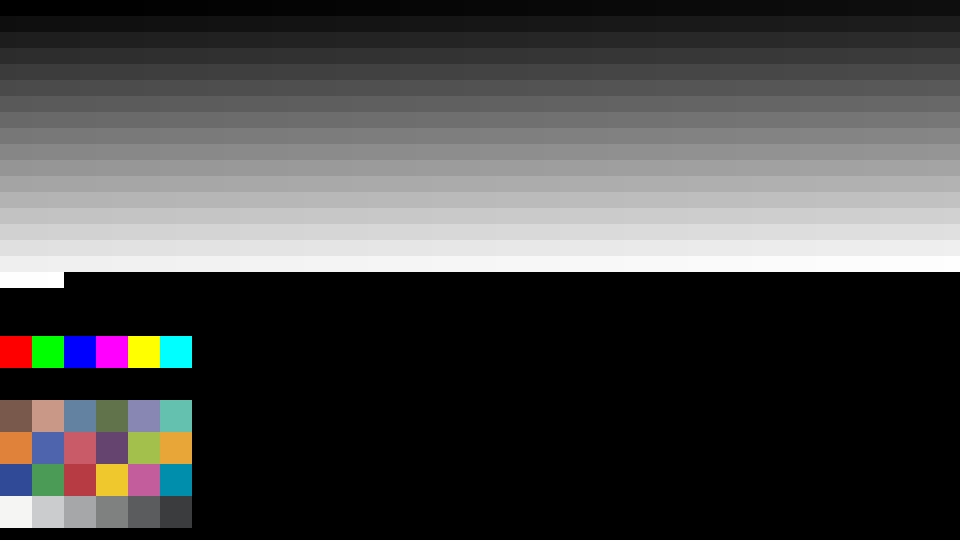
#> input picture 2026/02_ffmpeg_deviation/Codex/img/src_img.png, 1920 x 1080 px (shown at 1/2 size)
$ python utilities.py
#> lines starting #> are read from the running program, lines starting #| are printed output that depends on the picture
# -*- coding: utf-8 -*-

# import standard libraries
import os
import subprocess
from pathlib import Path

# import third-party libraries
import numpy as np
from colour.algebra import vecmul
from scipy import linalg
import cv2

# import my libraries


GRAY_PATCH_SIZE = 32
COLOR_PATCH_SIZE = 64

IMAGE_WIDTH = 1920
IMAGE_HEIGHT = 1080


def img_read(filename):
    """
    OpenCV の BGR 配列が怖いので並べ替えるwrapperを用意。
    """
#> called with filename = './img/src_img.png'
    img = cv2.imread(filename, cv2.IMREAD_ANYDEPTH | cv2.IMREAD_UNCHANGED)
#> img is the input picture: shape (1080, 1920, 3) uint16; mean B, G, R 18464.8, 18576.7, 18683.2
    if img is not None:
        if img.shape[2] == 3:
            return img[:, :, ::-1]
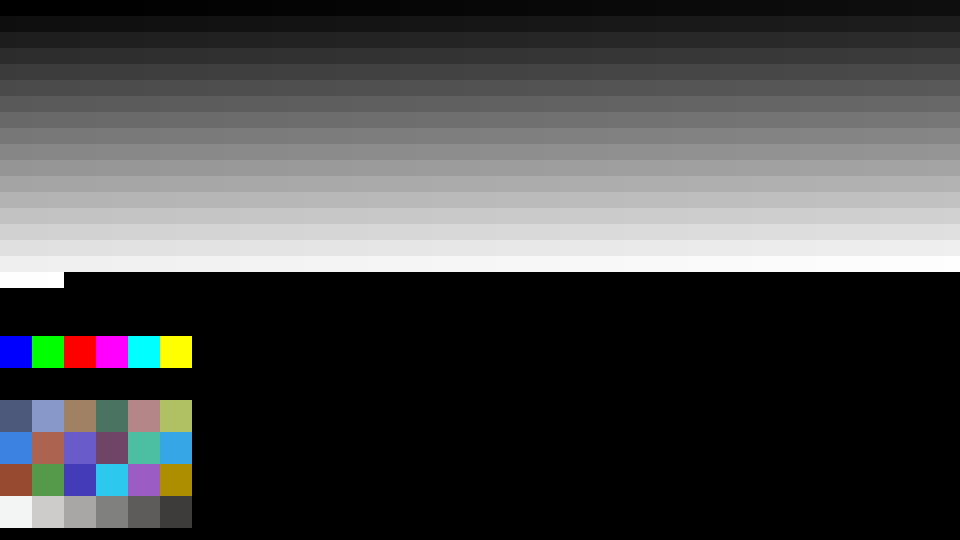
#> returned value: shape (1080, 1920, 3) uint16 (shown at 1/2 size); mean of channels 0, 1, 2 18683.2, 18576.7, 18464.8; drawn with min black and max white
        elif img.shape[2] == 4:
            shape = img.shape
            b, g, r, a = np.dsplit(img, 4)
            return np.dstack((r, g, b, a)).reshape((shape))
        else:
            raise ValueError("not supported img shape for immg_write")
    else:
        return img


def img_read_as_float(filename):
    if not os.path.exists(filename):
        raise ValueError(f"Invalid file name. {filename} is not found.")
    if Path(filename).suffix == ".jxr":
        pass
    else:
        img_int = img_read(filename)
        img_max_value = np.iinfo(img_int.dtype).max
#> img_max_value = 65535
        img_float = img_int / img_max_value

    return img_float


# [21 lines left out: functions calc_color_checker_pattern_block_st_pos, calc_rgbmyc_pattern_block_st_pos, not called in this run]


def calc_block_num_h(width=1920, block_size=64):
    return width // block_size


# [34 lines left out: functions calc_gradation_pattern_block_st_pos, calc_10bit_ramp_center_pos, get_10bit_ramp_from_img, not called in this run]


def calc_rgb_to_ycbcr_matrix(gamut="bt.709"):
    if gamut == "bt.709":
        coef_y = np.array([0.2126, 0.7152, 0.0722])
    elif gamut == "bt.2020":
        coef_y = np.array([0.2627, 0.6780, 0.0593])
    else:
        raise ValueError("Invalid `gamut` parameter")
    div_cb = (coef_y[0] + coef_y[1]) * 2
    div_cr = (coef_y[1] + coef_y[2]) * 2
    coef_cb = (np.array([0.0, 0.0, 1.0]) - coef_y) / div_cb
    coef_cr = (np.array([1.0, 0.0, 0.0]) - coef_y) / div_cr

    mtx = np.vstack([coef_y, coef_cb, coef_cr])

    return mtx


def png16_bit_to_i010(gamut="bt.709"):
    png_fname = "./img/src_img.png"
    img = img_read_as_float(png_fname)
    rgb_to_ycbcr_mtx = calc_rgb_to_ycbcr_matrix(gamut=gamut)
    ycbcr = vecmul(rgb_to_ycbcr_mtx, img)
    y = (ycbcr[:, :, 0].ravel() * 219 + 16) * 4
    cb = (ycbcr[::2, ::2, 1].ravel() * 224 + 128) * 4
    cr = (ycbcr[::2, ::2, 2].ravel() * 224 + 128) * 4

    img_array = np.round(np.concatenate([y, cb, cr])).astype(np.uint16)

    return img_array


def create_10bit_pattern_i010_format(fps=24, length_sec=5):
    yuv_fname = "./img/ref_yuv420p10le.yuv"
    img_array = png16_bit_to_i010(gamut='bt.709')
    total_frames = int(fps * length_sec)

    frame = np.ascontiguousarray(img_array.astype('<u2', copy=False))
    with open(yuv_fname, 'wb') as f:
        for _ in range(total_frames):
            frame.tofile(f)


def decode_yuv420p10le_1frame(in_fname, width=1920, height=1080):
    y_size = width * height
    uv_width = width // 2
    uv_height = height // 2
    uv_size = uv_width * uv_height
    total_samples = y_size + uv_size * 2

    frame = np.fromfile(in_fname, dtype='<u2', count=total_samples)
    if frame.size != total_samples:
        raise ValueError(
            f"Invalid frame size. expected={total_samples} samples, "
            f"actual={frame.size} samples."
        )

    y = frame[:y_size].reshape((height, width))
    u_420 = frame[y_size:y_size + uv_size].reshape((uv_height, uv_width))
    v_420 = frame[y_size + uv_size:].reshape((uv_height, uv_width))

    # 4:2:0 chroma planes are expanded back to luma resolution with NN.
    u = np.repeat(np.repeat(u_420, 2, axis=0), 2, axis=1)
    v = np.repeat(np.repeat(v_420, 2, axis=0), 2, axis=1)

    y = (y.astype(np.int16) - 64) / (219 * 4)
    u = (u.astype(np.int16) - 512) / (224 * 4)
    v = (v.astype(np.int16) - 512) / (224 * 4)

    mtx = linalg.inv(calc_rgb_to_ycbcr_matrix(gamut='bt.709'))
    yuv = np.dstack([y, u, v])
    rgb = vecmul(mtx, yuv)
    rgb_10bit = np.round(np.clip(rgb, 0.0, 1.0) * 1023).astype(np.uint16)

    return rgb_10bit


def extract_10bit_data_from_yuv420p10le(in_fname):
    rgb_10_bit = decode_yuv420p10le_1frame(in_fname=in_fname)
    ramp = get_10bit_ramp_from_img(img=rgb_10_bit)

    return ramp.astype(np.int16)


def run_command(args):
    print(" ".join(args))
    subprocess.run(args, check=True)


# [15 lines left out: function create_yuv420p10le_using_ffmpeg, not called in this run]


if __name__ == '__main__':
    os.chdir(os.path.dirname(os.path.abspath(__file__)))
    # ------------------------------------------------
    # create reference data and extract reference data
    # ------------------------------------------------
    create_10bit_pattern_i010_format()
#> (the call stopped at in png16_bit_to_i010, `ycbcr = vecmul(rgb_to_ycbcr_mtx, img)`: colour is not available in this run)
    ref_10_bit = extract_10bit_data_from_yuv420p10le("./img/ref_yuv420p10le.yuv")
#> (the run stopped early here; a loop or call above may not have finished)
